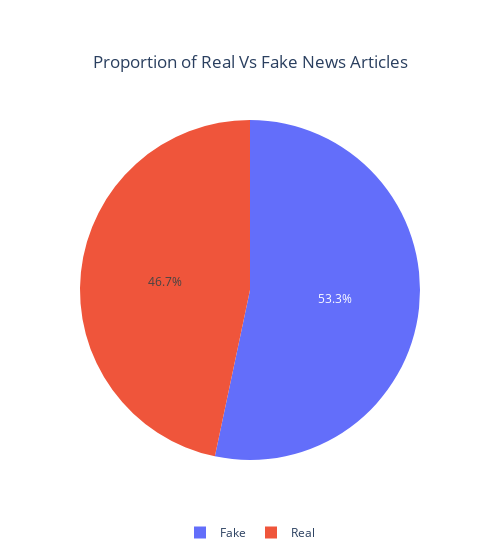

Notebook source saved alongside this figure:
### Code cell
# set config
pie_fig.update_layout(title={
    "xanchor":"center",
    "yanchor":"top",
    'y':0.9,
    'x':0.5
    },
    legend= dict(orientation= "h",
    xanchor="center",
    x = 0.5
    ))

### Figure 1 — Plotly figure (JSON) as saved in the notebook; plotly's stock layout.template omitted (floating-point values rounded to 4 significant figures; data arrays with more than 128 entries replaced by an {"elided": "..."} marker saying what was removed)
{"data": [{"domain": {"x": [0, 1], "y": [0, 1]}, "hovertemplate": "Target=%{label}<extra></extra>", "labels": {"elided": "24584 str values"}, "legendgroup": "", "name": "", "showlegend": true, "type": "pie"}], "layout": {"legend": {"orientation": "h", "tracegroupgap": 0, "x": 0.5, "xanchor": "center"}, "title": {"text": "Proportion of Real Vs Fake News Articles", "x": 0.5, "xanchor": "center", "y": 0.9, "yanchor": "top"}, "width": 500}}
